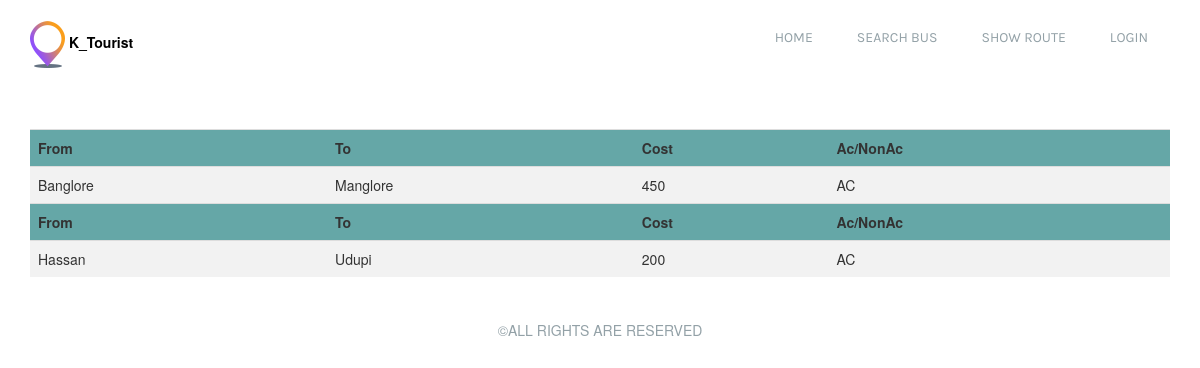
/travelix/busTicket-master/showRoute.php, run on the app's committed database.
### tables this page shows
CREATE TABLE `place` (
  `id` int(11) NOT NULL,
  `cityF` varchar(255) NOT NULL,
  `cityT` varchar(255) NOT NULL,
  `fare` int(11) DEFAULT NULL,
  `busType` varchar(1000) NOT NULL
);

### travelix/busTicket-master/showRoute.php (the view, shortened to what this page needs)
<?php include 'header.php'; ?>
<div class="container">
    <?php
            $sql = "SELECT * FROM place";
            $result = mysqli_query($db, $sql);
        ?>
          <table class="table">
             <?php while($row = mysqli_fetch_assoc($result)): ?>
              <tr>
                  <th>From</th>
                  <th>To</th>
                  <th>Cost</th>
                  <th>Ac/NonAc</th>
              </tr>
              <tr>
                  <td><?php echo $row['cityF']; ?></td>
                  <td><?php echo $row['cityT']; ?></td>
                  <td><?php echo $row['fare']; ?></td>
                  <td><?php echo $row['busType'];?></td>
                  <br>
              </tr>
              <?php endwhile; ?>
          </table>
</div>
<?php include 'footer.php'; ?>

### travelix/busTicket-master/css/style.css (style rules this page uses)
* { margin: 0; padding: 0; }

### travelix/busTicket-master/showRoute.php (style rules this page uses)
table th { background-color: #65a7a7; }
table tr:nth-child(even) { background-color: #f2f2f2; }

### data on the page
place: cityF "Banglore", cityT "Manglore", fare "450", busType "AC"
place: cityF "Hassan", cityT "Udupi", fare "200", busType "AC"
